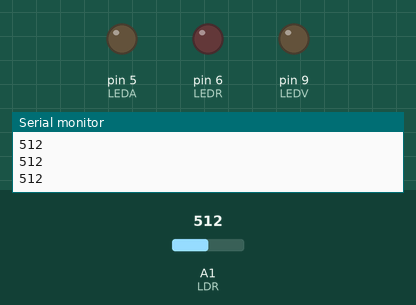
Bench run of a sketch on a simulated Arduino Uno, built with avr-gcc and run on an emulated ATmega328P. On the bench: output pins drawn as LEDs (lit = HIGH), the last lines printed to the serial monitor. Inputs (shaded band) come from the test bench; at power-on: A1 (LDR) = 512.

Above: at 1.2 s.
1.3 s: A1 (LDR) set to 310
2.8 s: A1 (LDR) set to 286
At 3.2 s:
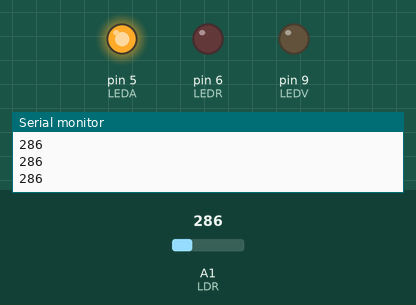
4.3 s: A1 (LDR) set to 306
At 5.5 s:
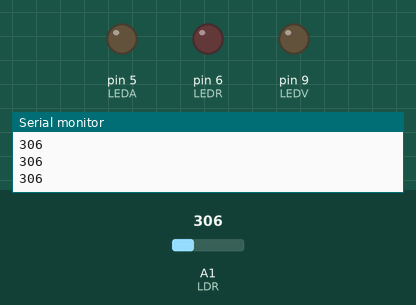
5.8 s: A1 (LDR) set to 290
At 6.7 s:
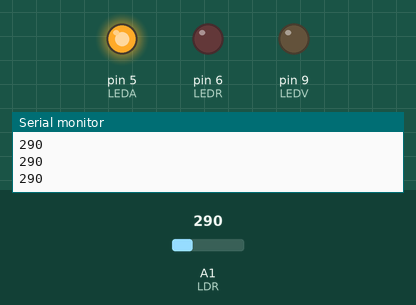
Timing chart, 0 to 8.3 s (numbered marks = the images above; inputs shaded):
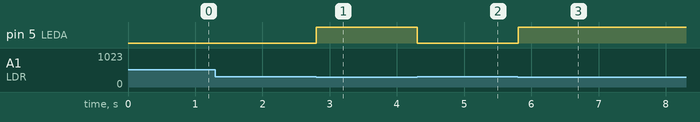

Measured:
- the behaviour switches between 300 and 299 on A1 (LDR) (found by bisection; images 0 and 1)
- after the input at 2.8 s, pin 5 (LEDA): LOW → HIGH at once
- after the input at 4.3 s, pin 5 (LEDA): HIGH → LOW at once
- after the input at 5.8 s, pin 5 (LEDA): LOW → HIGH at once

The sketch:

N_013.ino
```cpp
/* Projeto Nº 13 -> Sensor de luminosidade

   Author: Thiago Santos Tassinari
   Title: Sensor de Luminosidade
   Data: 22/10/2020

  Descrição do Projeto:
  <!-------------------------------------------Sensor de Luminosidade-------------------------------------------------------->

Neste projeto iremos ler o valor de um sinal analógico e ligar ou desligar um LED dependendo do seu valor (isto pode ser usado, por exemplo, em um controle de iluminação pública). Para isso, nos basearemos no sinal do resistor dependente de luz (LDR).
Esse resistor é montado em um divisor resistivo, cuja saída é conectada ao sinal A1 do Arduino. Como o LDR diminui sua resistência quanto mais luz recebe, o valor do sinal analógico A1 será maior.

Novamente, será necessário configurar como saída o pino onde o LED que você deseja usar está conectado. Já para o sinal analógico, seu valor será lido por meio da função analogRead, e o LED desejado acenderá ou apagará dependendo desse valor.
Lembre-se que a função analogRead retorna valores entre 0 e 1023 (0 -> 0V e 1023 -> 5V), embora devido ao tipo de circuito realizado (o divisor resistivo) e os valores de resistência do LDR, nunca chegaremos a esses limites.
Portanto, é conveniente tentar com alguns valores intermediários (você pode tentar, por exemplo, com 300).

  <---------------------------------------------------------------------------------->

  <!-----------------------Componentes necessários------------------------------------->

  - Arduino Uno;
  - 1 LED RGB;
  - 1 Fotoresistor;
  - 1 resistores de 10KOhm;
  - 3 resistores de 220Ohm;
  - Jumpers

  <------------------------------------------------------------------------------------->

*/

int LEDR=6;
int LEDA=5;
int LEDV=9;
int LDR=A1;

void setup(){

	Serial.begin(9600);
	pinMode(LDR, INPUT);
 	pinMode(LEDR, OUTPUT);
	pinMode(LEDA, OUTPUT);
	pinMode(LEDV, OUTPUT);

}

void loop(){

  Serial.println(analogRead(LDR));

  if(analogRead(LDR)<300){

  digitalWrite(LEDA, HIGH);

  }

  else(digitalWrite(LEDA, LOW));

}
```
